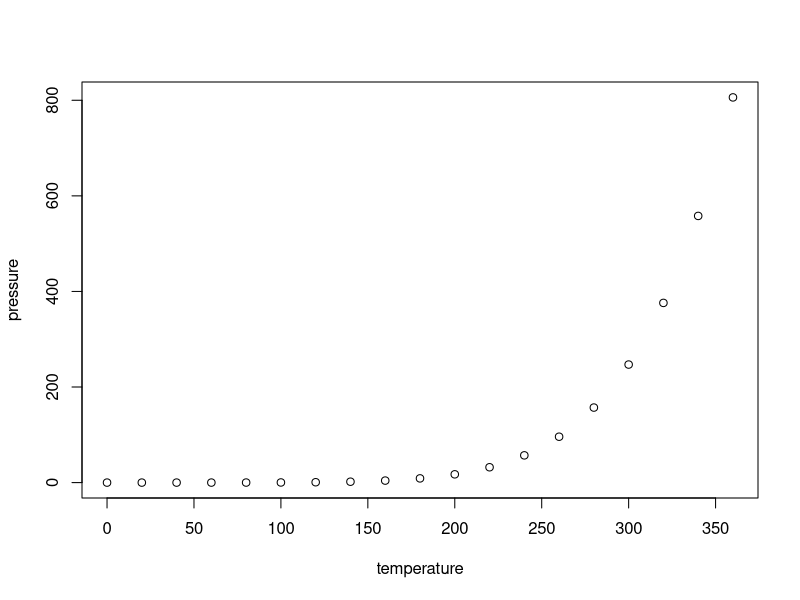
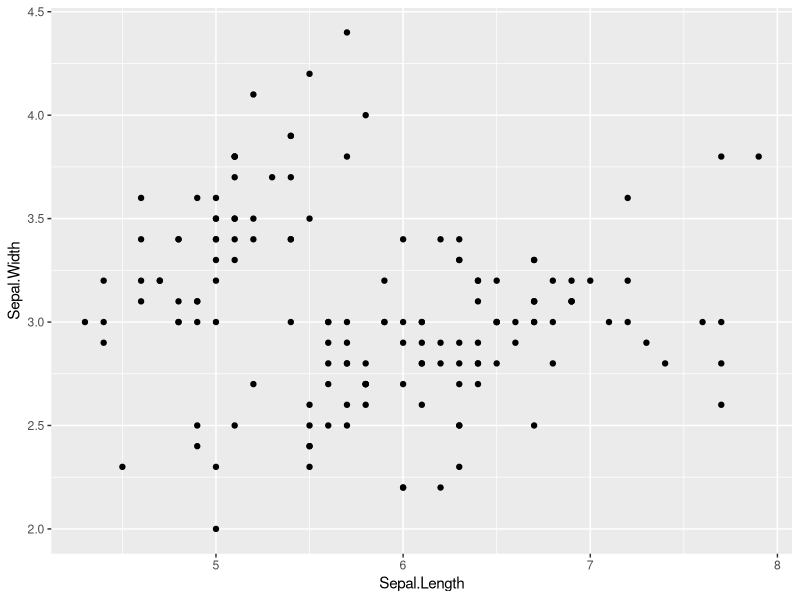

Reproduce these figures in R, in order.
## ---- chunk 1
knitr::opts_chunk$set(cache=TRUE)
## ---- chunk 2
summary(cars)
## ---- chunk 3
plot(pressure)
## ---- chunk 4
library(ggplot2)
ggplot(data = iris, aes(x = Sepal.Length, y = Sepal.Width)) + 
  geom_point()
